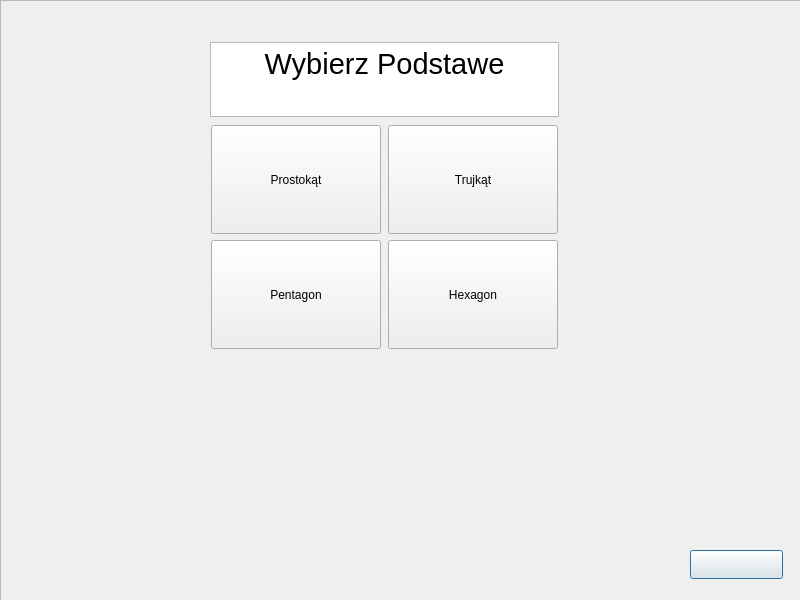
<?xml version="1.0" encoding="UTF-8"?>
<ui version="4.0">
 <class>PrismBase</class>
 <widget class="QDialog" name="PrismBase">
  <property name="geometry">
   <rect>
    <x>0</x>
    <y>0</y>
    <width>800</width>
    <height>600</height>
   </rect>
  </property>
  <property name="minimumSize">
   <size>
    <width>800</width>
    <height>600</height>
   </size>
  </property>
  <property name="maximumSize">
   <size>
    <width>800</width>
    <height>600</height>
   </size>
  </property>
  <property name="windowTitle">
   <string>Dialog</string>
  </property>
  <property name="styleSheet">
   <string notr="true"/>
  </property>
  <widget class="QPushButton" name="backButton">
   <property name="geometry">
    <rect>
     <x>690</x>
     <y>550</y>
     <width>93</width>
     <height>29</height>
    </rect>
   </property>
   <property name="styleSheet">
    <string notr="true">image: url(:/image/grafika/back.png);</string>
   </property>
   <property name="text">
    <string/>
   </property>
  </widget>
  <widget class="QWidget" name="layoutWidget">
   <property name="geometry">
    <rect>
     <x>210</x>
     <y>40</y>
     <width>351</width>
     <height>311</height>
    </rect>
   </property>
   <property name="minimumSize">
    <size>
     <width>351</width>
     <height>311</height>
    </size>
   </property>
   <property name="maximumSize">
    <size>
     <width>351</width>
     <height>311</height>
    </size>
   </property>
   <layout class="QVBoxLayout" name="verticalLayout">
    <item>
     <widget class="QTextBrowser" name="textBrowser">
      <property name="minimumSize">
       <size>
        <width>349</width>
        <height>75</height>
       </size>
      </property>
      <property name="maximumSize">
       <size>
        <width>349</width>
        <height>75</height>
       </size>
      </property>
      <property name="html">
       <string>&lt;!DOCTYPE HTML PUBLIC &quot;-//W3C//DTD HTML 4.0//EN&quot; &quot;http://www.w3.org/TR/REC-html40/strict.dtd&quot;&gt;
&lt;html&gt;&lt;head&gt;&lt;meta name=&quot;qrichtext&quot; content=&quot;1&quot; /&gt;&lt;meta charset=&quot;utf-8&quot; /&gt;&lt;style type=&quot;text/css&quot;&gt;
p, li { white-space: pre-wrap; }
hr { height: 1px; border-width: 0; }
li.unchecked::marker { content: &quot;\2610&quot;; }
li.checked::marker { content: &quot;\2612&quot;; }
&lt;/style&gt;&lt;/head&gt;&lt;body style=&quot; font-family:'Segoe UI'; font-size:9pt; font-weight:400; font-style:normal;&quot;&gt;
&lt;p align=&quot;center&quot; style=&quot; margin-top:0px; margin-bottom:0px; margin-left:0px; margin-right:0px; -qt-block-indent:0; text-indent:0px;&quot;&gt;&lt;span style=&quot; font-size:22pt;&quot;&gt;Wybierz Podstawe&lt;/span&gt;&lt;/p&gt;&lt;/body&gt;&lt;/html&gt;</string>
      </property>
     </widget>
    </item>
    <item>
     <layout class="QGridLayout" name="gridLayout">
      <item row="1" column="0">
       <widget class="QPushButton" name="PentagonButton">
        <property name="minimumSize">
         <size>
          <width>170</width>
          <height>109</height>
         </size>
        </property>
        <property name="maximumSize">
         <size>
          <width>170</width>
          <height>109</height>
         </size>
        </property>
        <property name="styleSheet">
         <string notr="true">wight: 200px;
height: 100px;
</string>
        </property>
        <property name="text">
         <string>Pentagon</string>
        </property>
       </widget>
      </item>
      <item row="0" column="2">
       <widget class="QPushButton" name="TriangleButton">
        <property name="minimumSize">
         <size>
          <width>170</width>
          <height>109</height>
         </size>
        </property>
        <property name="maximumSize">
         <size>
          <width>170</width>
          <height>109</height>
         </size>
        </property>
        <property name="styleSheet">
         <string notr="true">wight: 45%;
height: 100px;
</string>
        </property>
        <property name="text">
         <string>Trujkąt</string>
        </property>
       </widget>
      </item>
      <item row="1" column="2">
       <widget class="QPushButton" name="HexagonButton">
        <property name="minimumSize">
         <size>
          <width>170</width>
          <height>109</height>
         </size>
        </property>
        <property name="maximumSize">
         <size>
          <width>170</width>
          <height>109</height>
         </size>
        </property>
        <property name="styleSheet">
         <string notr="true">wight: 50%;
height: 100px;
</string>
        </property>
        <property name="text">
         <string>Hexagon</string>
        </property>
       </widget>
      </item>
      <item row="0" column="0">
       <widget class="QPushButton" name="RectangleButton">
        <property name="minimumSize">
         <size>
          <width>170</width>
          <height>109</height>
         </size>
        </property>
        <property name="maximumSize">
         <size>
          <width>170</width>
          <height>109</height>
         </size>
        </property>
        <property name="styleSheet">
         <string notr="true">wight: 45%;
height: 100px;
</string>
        </property>
        <property name="text">
         <string>Prostokąt</string>
        </property>
       </widget>
      </item>
     </layout>
    </item>
   </layout>
  </widget>
  <widget class="QFrame" name="frame">
   <property name="geometry">
    <rect>
     <x>0</x>
     <y>0</y>
     <width>801</width>
     <height>601</height>
    </rect>
   </property>
   <property name="styleSheet">
    <string notr="true">image: url(:/image/grafika/backgraund.png);</string>
   </property>
   <property name="frameShape">
    <enum>QFrame::StyledPanel</enum>
   </property>
   <property name="frameShadow">
    <enum>QFrame::Raised</enum>
   </property>
  </widget>
  <zorder>frame</zorder>
  <zorder>backButton</zorder>
  <zorder>layoutWidget</zorder>
 </widget>
 <resources/>
 <connections/>
</ui>
